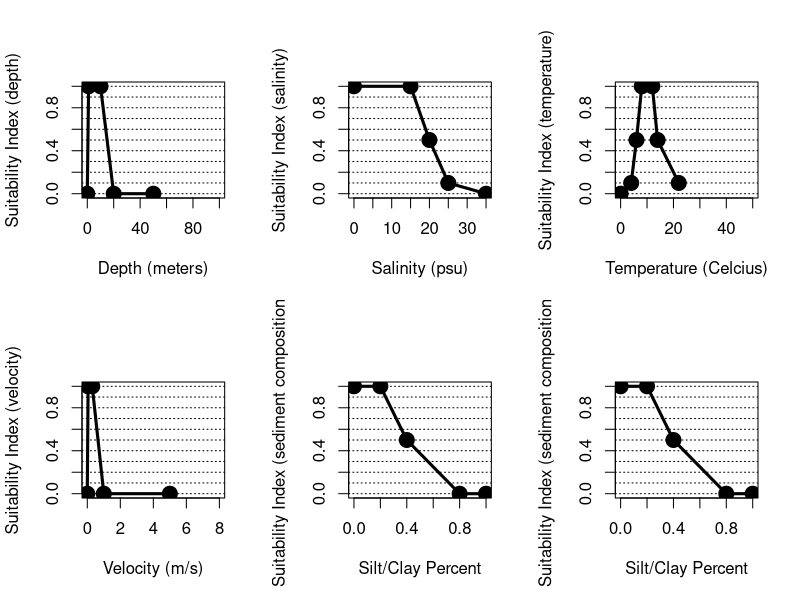
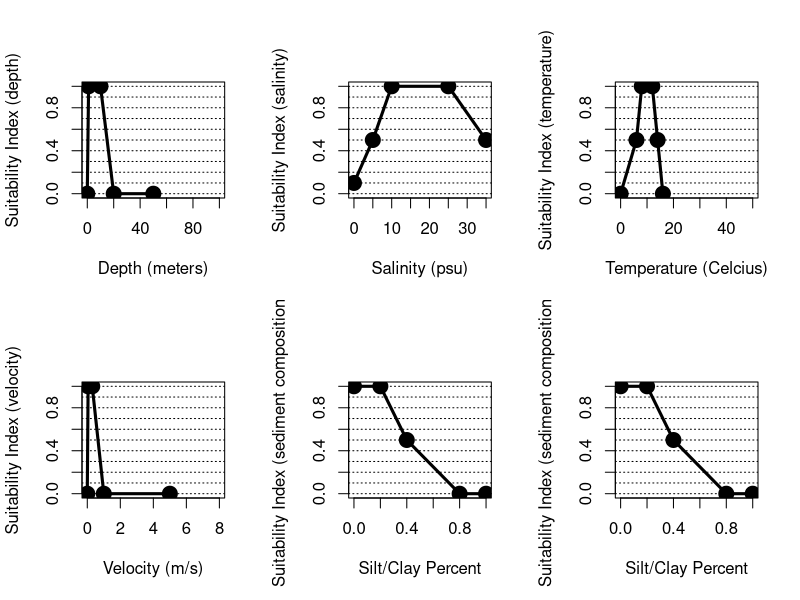

Write R code to recreate these figures, in order.
## ---- chunk 1
#Create data frame with freshwater tidal submodel
atlanticsalmon.spawning <- data.frame(matrix(NA,nrow=7,ncol=12))
colnames(atlanticsalmon.spawning) <- c("depth","depth.SIV","salinity", "salinity.SIV", "temp.C", "temp.C.SIV","velocity","velocity.SIV","silt.clay.per","silt.clay.SIV","tubidity","turbidity.SIV")

atlanticsalmon.spawning$depth <- c(0,1,10,20,50,NA,NA)
atlanticsalmon.spawning$depth.SIV <- c(0,1,1,0,0,NA,NA)
atlanticsalmon.spawning$salinity <- c(0,15,20,25,35,NA,NA)
atlanticsalmon.spawning$salinity.SIV <- c(1,1,0.5,0.1,0,NA,NA)
atlanticsalmon.spawning$temp.C <- c(0,4,6,8,12,14,22)
atlanticsalmon.spawning$temp.C.SIV <- c(0,0.1,0.5,1,1,0.5,0.1)
atlanticsalmon.spawning$velocity <- c(0,0.05,0.3,1,5,NA,NA)
atlanticsalmon.spawning$velocity.SIV <- c(0,1,1,0,0,NA,NA)
atlanticsalmon.spawning$silt.clay.per <- c(0,0.2,0.4,0.8,1,NA,NA)
atlanticsalmon.spawning$silt.clay.SIV <- c(1,1,0.5,0,0,NA,NA)
atlanticsalmon.spawning$tubidity <- c(0,0.2,0.4,0.8,1,NA,NA)
atlanticsalmon.spawning$turbidity.SIV <- c(1,1,0.5,0,0,NA,NA)

##########
#Create summary figure for fresh.tid submodel
par(mfrow=c(2,3), cex=1.0)

  #Depth
  plot(atlanticsalmon.spawning$depth, atlanticsalmon.spawning$depth.SIV, xlim=c(0,100), ylim=c(0,1), type="l", xlab="Depth (meters)", ylab="Suitability Index (depth)")
  abline(h=seq(0,1,0.1), lty=3)
  points(atlanticsalmon.spawning$depth, atlanticsalmon.spawning$depth.SIV, pch=19, cex=2)
  lines(atlanticsalmon.spawning$depth, atlanticsalmon.spawning$depth.SIV, lwd=3)
  
  #salinity.
  plot(atlanticsalmon.spawning$salinity, atlanticsalmon.spawning$salinity.SIV, xlim=c(0,35), ylim=c(0,1), type="l",
       xlab="Salinity (psu)", ylab="Suitability Index (salinity)")
  abline(h=seq(0,1,0.1), lty=3)
  points(atlanticsalmon.spawning$salinity, atlanticsalmon.spawning$salinity.SIV, pch=19, cex=2)
  lines(atlanticsalmon.spawning$salinity, atlanticsalmon.spawning$salinity.SIV, lwd=3)
  
  #temperature
  plot(atlanticsalmon.spawning$temp.C, atlanticsalmon.spawning$temp.C.SIV, xlim=c(0,50), ylim=c(0,1), type="l",
       xlab="Temperature (Celcius)", ylab="Suitability Index (temperature)")
  abline(h=seq(0,1,0.1), lty=3)
  points(atlanticsalmon.spawning$temp.C, atlanticsalmon.spawning$temp.C.SIV, pch=19, cex=2)
  lines(atlanticsalmon.spawning$temp.C, atlanticsalmon.spawning$temp.C.SIV, lwd=3)
  
  #velocity
  plot(atlanticsalmon.spawning$velocity, atlanticsalmon.spawning$velocity.SIV, xlim=c(0,8), ylim=c(0,1), type="l",
       xlab="Velocity (m/s)", ylab="Suitability Index (velocity)")
  abline(h=seq(0,1,0.1), lty=3)
  points(atlanticsalmon.spawning$velocity, atlanticsalmon.spawning$velocity.SIV, pch=19, cex=2)
  lines(atlanticsalmon.spawning$velocity, atlanticsalmon.spawning$velocity.SIV, lwd=3)
  
  #silt/clay percentage
  plot(atlanticsalmon.spawning$silt.clay.per, atlanticsalmon.spawning$silt.clay.SIV, xlim=c(0,1), ylim=c(0,1), type="l",
       xlab="Silt/Clay Percent", ylab="Suitability Index (sediment composition)")
  abline(h=seq(0,1,0.1), lty=3)
  points(atlanticsalmon.spawning$silt.clay.per, atlanticsalmon.spawning$silt.clay.SIV, pch=19, cex=2)
  lines(atlanticsalmon.spawning$silt.clay.per, atlanticsalmon.spawning$silt.clay.SIV, lwd=3)
  
   #turbidity
  plot(atlanticsalmon.spawning$silt.clay.per, atlanticsalmon.spawning$silt.clay.SIV, xlim=c(0,1), ylim=c(0,1), type="l",
       xlab="Silt/Clay Percent", ylab="Suitability Index (sediment composition)")
  abline(h=seq(0,1,0.1), lty=3)
  points(atlanticsalmon.spawning$silt.clay.per, atlanticsalmon.spawning$silt.clay.SIV, pch=19, cex=2)
  lines(atlanticsalmon.spawning$silt.clay.per, atlanticsalmon.spawning$silt.clay.SIV, lwd=3)
## ---- chunk 2
#Create data frame with freshwater tidal submodel
atlanticsalmon.juv <- data.frame(matrix(NA,nrow=6,ncol=12))
colnames(atlanticsalmon.juv) <- c("depth","depth.SIV","salinity", "salinity.SIV", "temp.C", "temp.C.SIV","velocity","velocity.SIV","silt.clay.per","silt.clay.SIV","tubidity","turbidity.SIV")

atlanticsalmon.juv$depth <- c(0,1,10,20,50,NA)
atlanticsalmon.juv$depth.SIV <- c(0,1,1,0,0,NA)
atlanticsalmon.juv$salinity <- c(0,5,10,25,35,NA)
atlanticsalmon.juv$salinity.SIV <- c(0.1,0.5,1,1,0.5,NA)
atlanticsalmon.juv$temp.C <- c(0,6,8,12,14,16)
atlanticsalmon.juv$temp.C.SIV <- c(0,0.5,1,1,0.5,0)
atlanticsalmon.juv$velocity <- c(0,0.05,0.3,1,5,NA)
atlanticsalmon.juv$velocity.SIV <- c(0,1,1,0,0,NA)
atlanticsalmon.juv$silt.clay.per <- c(0,0.2,0.4,0.8,1,NA)
atlanticsalmon.juv$silt.clay.SIV <- c(1,1,0.5,0,0,NA)
atlanticsalmon.juv$tubidity <- c(0,0.2,0.4,0.8,1,NA)
atlanticsalmon.juv$turbidity.SIV <- c(1,1,0.5,0,0,NA)

##########
#Create summary figure for fresh.tid submodel
par(mfrow=c(2,3), cex=1.0)

  #Depth
  plot(atlanticsalmon.juv$depth, atlanticsalmon.juv$depth.SIV, xlim=c(0,100), ylim=c(0,1), type="l", xlab="Depth (meters)", ylab="Suitability Index (depth)")
  abline(h=seq(0,1,0.1), lty=3)
  points(atlanticsalmon.juv$depth, atlanticsalmon.juv$depth.SIV, pch=19, cex=2)
  lines(atlanticsalmon.juv$depth, atlanticsalmon.juv$depth.SIV, lwd=3)
  
  #salinity.
  plot(atlanticsalmon.juv$salinity, atlanticsalmon.juv$salinity.SIV, xlim=c(0,35), ylim=c(0,1), type="l",
       xlab="Salinity (psu)", ylab="Suitability Index (salinity)")
  abline(h=seq(0,1,0.1), lty=3)
  points(atlanticsalmon.juv$salinity, atlanticsalmon.juv$salinity.SIV, pch=19, cex=2)
  lines(atlanticsalmon.juv$salinity, atlanticsalmon.juv$salinity.SIV, lwd=3)
  
  #temperature
  plot(atlanticsalmon.juv$temp.C, atlanticsalmon.juv$temp.C.SIV, xlim=c(0,50), ylim=c(0,1), type="l",
       xlab="Temperature (Celcius)", ylab="Suitability Index (temperature)")
  abline(h=seq(0,1,0.1), lty=3)
  points(atlanticsalmon.juv$temp.C, atlanticsalmon.juv$temp.C.SIV, pch=19, cex=2)
  lines(atlanticsalmon.juv$temp.C, atlanticsalmon.juv$temp.C.SIV, lwd=3)
  
  #velocity
  plot(atlanticsalmon.juv$velocity, atlanticsalmon.juv$velocity.SIV, xlim=c(0,8), ylim=c(0,1), type="l",
       xlab="Velocity (m/s)", ylab="Suitability Index (velocity)")
  abline(h=seq(0,1,0.1), lty=3)
  points(atlanticsalmon.juv$velocity, atlanticsalmon.juv$velocity.SIV, pch=19, cex=2)
  lines(atlanticsalmon.juv$velocity, atlanticsalmon.juv$velocity.SIV, lwd=3)
  
  #silt/clay percentage
  plot(atlanticsalmon.juv$silt.clay.per, atlanticsalmon.juv$silt.clay.SIV, xlim=c(0,1), ylim=c(0,1), type="l",
       xlab="Silt/Clay Percent", ylab="Suitability Index (sediment composition)")
  abline(h=seq(0,1,0.1), lty=3)
  points(atlanticsalmon.juv$silt.clay.per, atlanticsalmon.juv$silt.clay.SIV, pch=19, cex=2)
  lines(atlanticsalmon.juv$silt.clay.per, atlanticsalmon.juv$silt.clay.SIV, lwd=3)
  
   #turbidity
  plot(atlanticsalmon.juv$silt.clay.per, atlanticsalmon.juv$silt.clay.SIV, xlim=c(0,1), ylim=c(0,1), type="l",
       xlab="Silt/Clay Percent", ylab="Suitability Index (sediment composition)")
  abline(h=seq(0,1,0.1), lty=3)
  points(atlanticsalmon.juv$silt.clay.per, atlanticsalmon.juv$silt.clay.SIV, pch=19, cex=2)
  lines(atlanticsalmon.juv$silt.clay.per, atlanticsalmon.juv$silt.clay.SIV, lwd=3)
